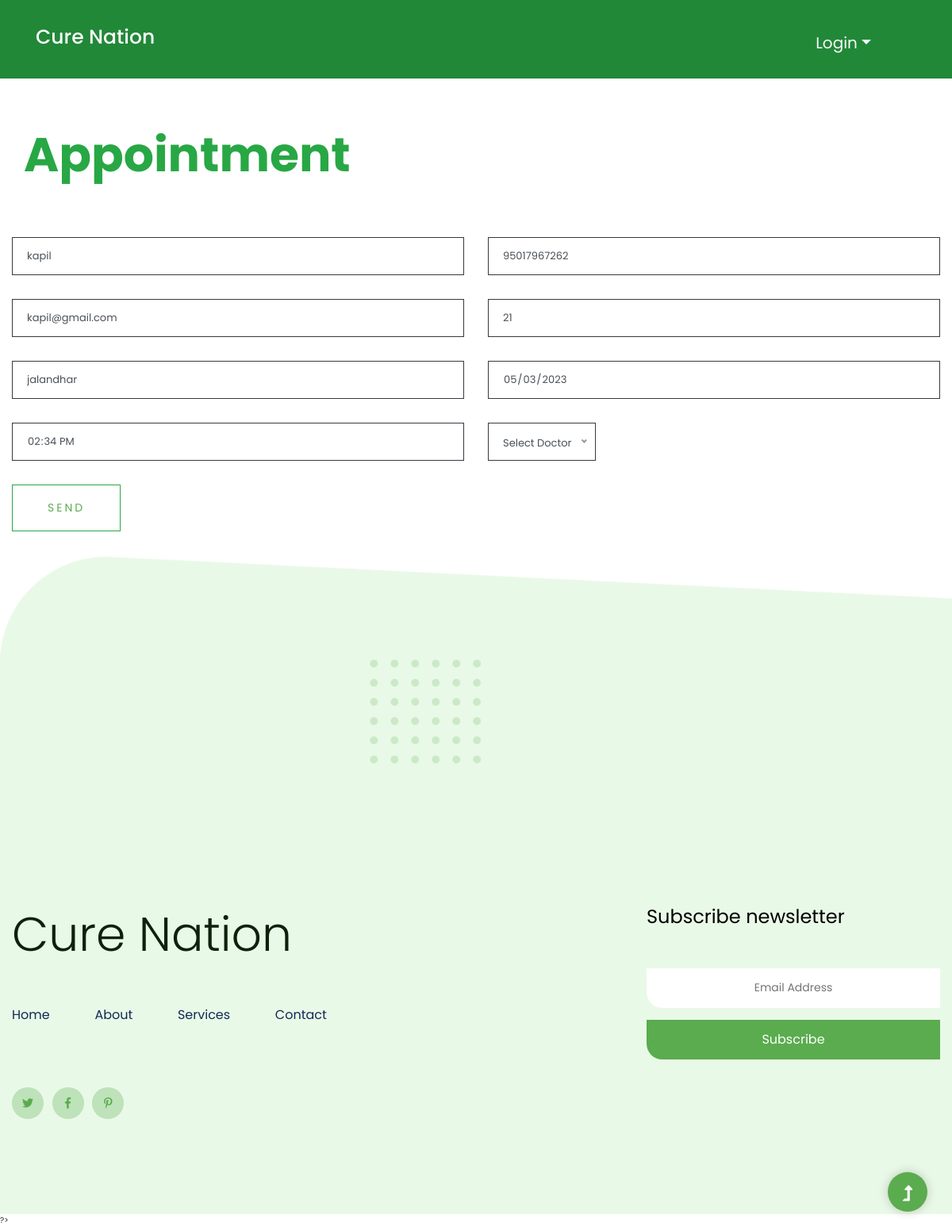
/admin/assign_employee.php?id=1, run on the app's committed database.
### tables this page shows
CREATE TABLE `appointment` (
  `id` int(11) NOT NULL,
  `user_id` int(11) NOT NULL,
  `employee_id` int(50) NOT NULL,
  `hospital_id` int(30) NOT NULL,
  `address` varchar(255) NOT NULL,
  `book_date` varchar(10) NOT NULL,
  `book_time` varchar(10) NOT NULL,
  `createdat` timestamp NOT NULL DEFAULT current_timestamp() ON UPDATE current_timestamp(),
  `description` varchar(255) NOT NULL,
  `status` varchar(50) NOT NULL,
  `report` longtext NOT NULL,
  `patient_name` varchar(255) NOT NULL,
  `age` int(30) NOT NULL,
  `gender` text NOT NULL
);

CREATE TABLE `user` (
  `id` int(11) NOT NULL,
  `name` varchar(255) NOT NULL,
  `email` varchar(255) NOT NULL,
  `password` varchar(50) NOT NULL,
  `phone` varchar(30) NOT NULL,
  `gender` text NOT NULL,
  `age` varchar(30) NOT NULL,
  `address` varchar(255) NOT NULL,
  `addressproof` varchar(255) NOT NULL,
  `id_proof` varchar(255) NOT NULL,
  `status` varchar(50) NOT NULL
);

### admin/assign_employee.php (the view, shortened to what this page needs)
<?php
require('header.php');
?>
<main>
    <div class="py-5">
        <div class="row" style="width: 100%;">
            <div class="col-md-6 mx-5 my-5">
                <div class="titlepage mx-auto">
                    <h1 class="display-1 font-weight-bold text-success">Appointment</h1>
                </div>
            </div>
        </div>
    </div>
    <section class="contact-section py-1">
        <div class="container">
            <div class="row">
                <?php
                require '../config.php';
                if (isset($_REQUEST['id'])) {
                    $id = $_GET['id'];
                    $q2 = "select appointment.*,user.name,user.email,user.phone,user.address,user.age from `appointment` inner join `user` on appointment.user_id=user.id   where appointment.id='$id'";
                    $result2 = mysqli_query($conn, $q2);
                    $data = mysqli_fetch_array($result2);
                }
                ?>
                <div class="col-lg-12">
                    <form class="form-contact contact_form" action="" method="post" id="request" novalidate="novalidate" enctype="multipart/form-data">
                        <div class="row">
                            <div class="col-6">
                                <div class="form-group">
                                    <input class="form-control valid border border-dark" name="name" id="name" type="text" onfocus="this.placeholder = ''" onblur="this.placeholder = 'Enter your name'" placeholder="Enter your name" value="<?php echo $data['name'] ?>" readonly>
                                </div>
                            </div>
                            <div class="col-6">
                                <div class="form-group">
                                    <input class="form-control valid border border-dark" name="phone" id="phone" type="phone" onfocus="this.placeholder = ''" onblur="this.placeholder = 'Enter Phone Number'" placeholder="Enter Phone Number" value="<?php echo $data['phone'] ?>" readonly>
                                </div>
                            </div>
                            <div class="col-6">
                                <div class="form-group">
                                    <input class="form-control valid border border-dark" name="email" id="email" type="email" onfocus="this.placeholder = ''" onblur="this.placeholder = 'Enter email address'" placeholder="Email" value="<?php echo $data['email'] ?>" readonly>
                                </div>
                            </div>
                            <div class="col-6">
                                <div class="form-group">
                                    <input class="form-control valid border border-dark" name="age" id="age" type="tel" onfocus="this.placeholder = ''" onblur="this.placeholder = 'Enter your age'" placeholder="Age" value="<?php echo $data['age'] ?>" readonly>
                                </div>
                            </div>
                            <div class="col-6">
                                <div class="form-group">
                                    <input class="form-control border border-dark" name="address" id="address" type="textarea" onfocus="this.placeholder = ''" onblur="this.placeholder = 'Enter Address'" placeholder="Enter Address" value="<?php echo $data['address'] ?>" readonly>
                                </div>
                            </div>
                            <div class="col-6">
                                <div class="form-group">
                                    <input class="form-control valid border border-dark" name="book_date" id="date" type="date" onfocus="this.placeholder = ''" onblur="this.placeholder = ''" placeholder="" value="<?php echo $data['book_date'] ?>" readonly>
                                </div>
                            </div>
                            <div class="col-6">
                                <div class="form-group">
                                    <input class="form-control valid border border-dark" name="book_time" id="time" type="time" onfocus="this.placeholder = ''" onblur="this.placeholder = ''" placeholder="" value="<?php echo $data['book_time'] ?>" readonly>
                                </div>
                            </div>
                            <div class="col-md-6">
                            </div>
                            <div class="form-group ml-4">
                                <button type="submit" class="valid border border-success button button-contactForm boxed-btn" name="button">Send</button>
                            </div>
                        </div>
                    </form>
                </div>
            </div>
        </div>
    </section>
</main>
<?php
require('footer.php');
?>

### admin/assign_employee.php (style rules this page uses)
body { overflow-x: hidden !important; }

### data on the page
appointment: name "kapil", phone "95017967262", email "kapil@gmail.com", age "21", address "jalandhar", book_date "05/03/2023", book_time "14:34"
